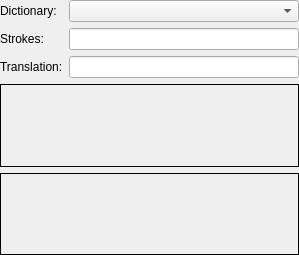
<?xml version="1.0" encoding="UTF-8"?>
<ui version="4.0">
 <class>AddTranslationWidget</class>
 <widget class="QWidget" name="AddTranslationWidget">
  <property name="geometry">
   <rect>
    <x>0</x>
    <y>0</y>
    <width>299</width>
    <height>255</height>
   </rect>
  </property>
  <property name="sizePolicy">
   <sizepolicy hsizetype="MinimumExpanding" vsizetype="MinimumExpanding">
    <horstretch>0</horstretch>
    <verstretch>0</verstretch>
   </sizepolicy>
  </property>
  <layout class="QVBoxLayout" name="verticalLayout">
   <property name="leftMargin">
    <number>0</number>
   </property>
   <property name="topMargin">
    <number>0</number>
   </property>
   <property name="rightMargin">
    <number>0</number>
   </property>
   <property name="bottomMargin">
    <number>0</number>
   </property>
   <item>
    <layout class="QFormLayout" name="formLayout">
     <item row="1" column="0">
      <widget class="QLabel" name="label">
       <property name="sizePolicy">
        <sizepolicy hsizetype="Minimum" vsizetype="Minimum">
         <horstretch>0</horstretch>
         <verstretch>0</verstretch>
        </sizepolicy>
       </property>
       <property name="text">
        <string>Strokes:</string>
       </property>
      </widget>
     </item>
     <item row="1" column="1">
      <widget class="QLineEdit" name="strokes">
       <property name="sizePolicy">
        <sizepolicy hsizetype="MinimumExpanding" vsizetype="Minimum">
         <horstretch>0</horstretch>
         <verstretch>0</verstretch>
        </sizepolicy>
       </property>
      </widget>
     </item>
     <item row="2" column="0">
      <widget class="QLabel" name="label_2">
       <property name="sizePolicy">
        <sizepolicy hsizetype="Minimum" vsizetype="Minimum">
         <horstretch>0</horstretch>
         <verstretch>0</verstretch>
        </sizepolicy>
       </property>
       <property name="text">
        <string>Translation:</string>
       </property>
      </widget>
     </item>
     <item row="2" column="1">
      <widget class="QLineEdit" name="translation">
       <property name="sizePolicy">
        <sizepolicy hsizetype="MinimumExpanding" vsizetype="Minimum">
         <horstretch>0</horstretch>
         <verstretch>0</verstretch>
        </sizepolicy>
       </property>
      </widget>
     </item>
     <item row="0" column="0">
      <widget class="QLabel" name="label_3">
       <property name="text">
        <string>Dictionary:</string>
       </property>
      </widget>
     </item>
     <item row="0" column="1">
      <widget class="QComboBox" name="dictionary">
       <property name="editable">
        <bool>false</bool>
       </property>
      </widget>
     </item>
    </layout>
   </item>
   <item>
    <widget class="QLabel" name="strokes_info">
     <property name="sizePolicy">
      <sizepolicy hsizetype="MinimumExpanding" vsizetype="MinimumExpanding">
       <horstretch>0</horstretch>
       <verstretch>0</verstretch>
      </sizepolicy>
     </property>
     <property name="frameShape">
      <enum>QFrame::Box</enum>
     </property>
     <property name="text">
      <string/>
     </property>
     <property name="wordWrap">
      <bool>true</bool>
     </property>
     <property name="textInteractionFlags">
      <set>Qt::LinksAccessibleByMouse|Qt::TextSelectableByMouse</set>
     </property>
    </widget>
   </item>
   <item>
    <widget class="QLabel" name="translation_info">
     <property name="sizePolicy">
      <sizepolicy hsizetype="MinimumExpanding" vsizetype="MinimumExpanding">
       <horstretch>0</horstretch>
       <verstretch>0</verstretch>
      </sizepolicy>
     </property>
     <property name="frameShape">
      <enum>QFrame::Box</enum>
     </property>
     <property name="text">
      <string/>
     </property>
     <property name="wordWrap">
      <bool>true</bool>
     </property>
     <property name="textInteractionFlags">
      <set>Qt::LinksAccessibleByMouse|Qt::TextSelectableByMouse</set>
     </property>
    </widget>
   </item>
  </layout>
 </widget>
 <resources/>
 <connections>
  <connection>
   <sender>strokes</sender>
   <signal>textEdited(QString)</signal>
   <receiver>AddTranslationWidget</receiver>
   <slot>on_strokes_edited(QString)</slot>
   <hints>
    <hint type="sourcelabel">
     <x>210</x>
     <y>21</y>
    </hint>
    <hint type="destinationlabel">
     <x>168</x>
     <y>98</y>
    </hint>
   </hints>
  </connection>
  <connection>
   <sender>translation</sender>
   <signal>textEdited(QString)</signal>
   <receiver>AddTranslationWidget</receiver>
   <slot>on_translation_edited(QString)</slot>
   <hints>
    <hint type="sourcelabel">
     <x>210</x>
     <y>49</y>
    </hint>
    <hint type="destinationlabel">
     <x>168</x>
     <y>98</y>
    </hint>
   </hints>
  </connection>
  <connection>
   <sender>dictionary</sender>
   <signal>activated(int)</signal>
   <receiver>AddTranslationWidget</receiver>
   <slot>on_dictionary_selected(int)</slot>
   <hints>
    <hint type="sourcelabel">
     <x>187</x>
     <y>19</y>
    </hint>
    <hint type="destinationlabel">
     <x>149</x>
     <y>127</y>
    </hint>
   </hints>
  </connection>
 </connections>
 <slots>
  <slot>on_strokes_edited(QString)</slot>
  <slot>on_translation_edited(QString)</slot>
  <slot>on_dictionary_selected(int)</slot>
 </slots>
</ui>
